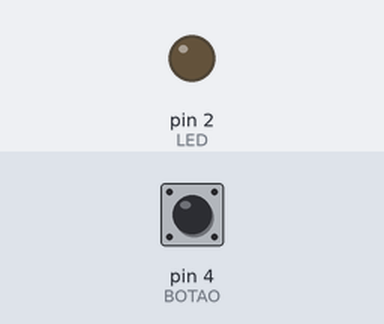
The sketch below on a simulated Arduino Uno, built with avr-gcc and run on an emulated ATmega328P. Parts: output pins drawn as LEDs (lit = HIGH). Inputs (shaded band) come from the test bench; at power-on: pin 4 (BOTAO) LOW.

Above: at 1.2 s.
1.3 s: pin 4 (BOTAO) pulled HIGH for 0.15 s
At 1.37 s:
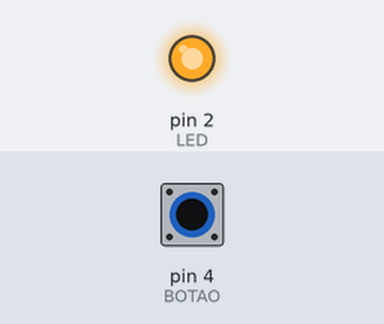
2.9 s: pin 4 (BOTAO) pulled HIGH for 3.2 s
At 6.8 s:
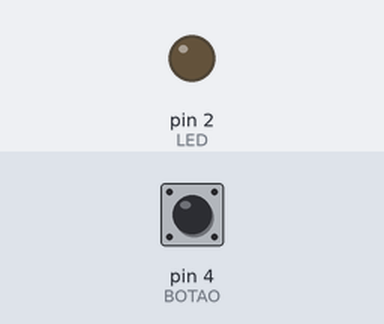
Timing chart, 0 to 8.3 s (numbered marks = the images above; inputs shaded):
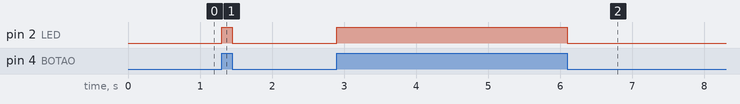

Measured:
- after the input at 1.3 s, pin 2 (LED): LOW → HIGH at once, → LOW 0.15 s later
- after the input at 2.9 s, pin 2 (LED): LOW → HIGH at once, → LOW 3.2 s later

The sketch:

Bot_o_aciona_LED.ino
```cpp
#define LED 2
#define BOTAO 4

void setup() {
  pinMode(LED, OUTPUT);
  pinMode(BOTAO, INPUT);

}

void loop() {
  if(digitalRead(BOTAO) == HIGH){
    digitalWrite(LED, HIGH);
  }
  else {
    digitalWrite(LED, LOW);
    }

}
```
